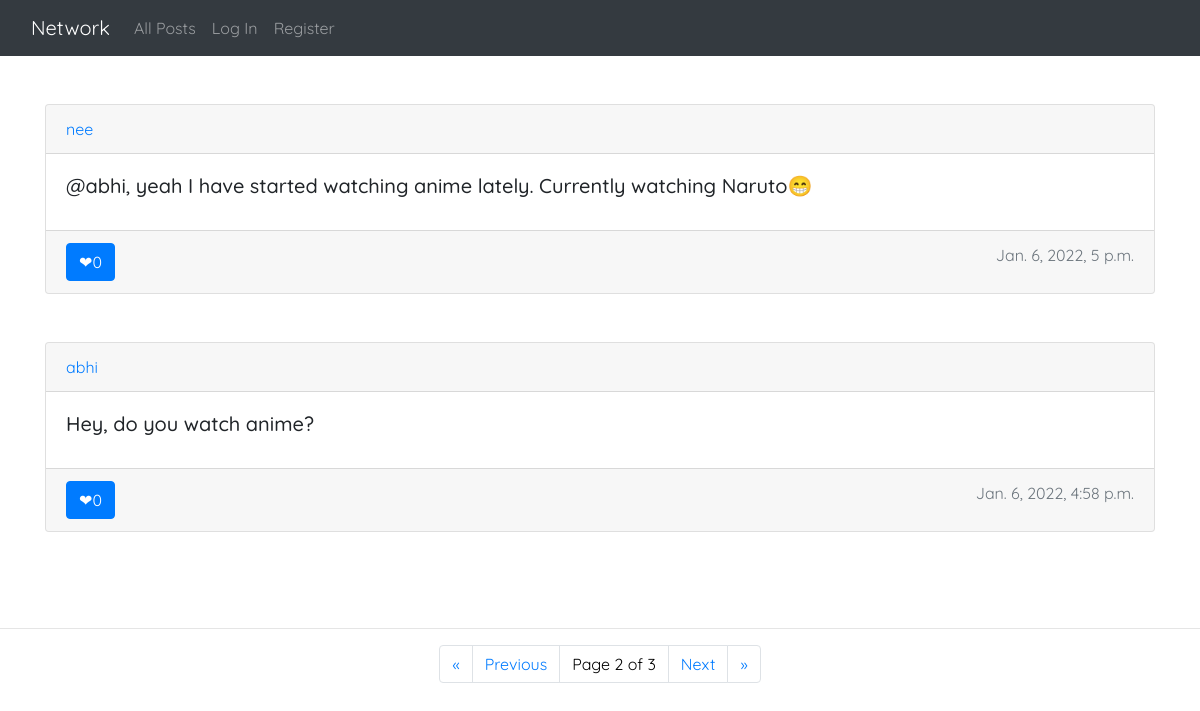
Screenshot of /?page=2 with the database file from the repository.
### network/models.py (models this page shows, shortened)
class Post(models.Model):
    user = models.ForeignKey('User', on_delete = models.CASCADE, related_name = "author")
    content = models.CharField(max_length = 255)
    date = models.DateTimeField(default = timezone.now)
    likes = models.IntegerField(default = 0)

class User(AbstractUser):
    pass

### network/views.py (the view, shortened to what this page needs)
# urls.py: path("", views.index, name="index"),
def index(request):
    if request.method == "GET":
        posts = Post.objects.all().order_by('-date')
        paginator = Paginator(posts, 2)
        page_number = request.GET.get('page')
        page_obj = paginator.get_page(page_number)
        print("\n\n", page_obj,"\n\n")
        return render(request, "network/index.html", {
            "posts":posts,
            'page_obj': page_obj
        })
    return render(request, "network/index.html")

### network/templates/network/index.html (shortened to what this page needs)
{% extends "network/layout.html" %}
{% block body %}
    <div class="container my-5">
        {% for post in page_obj %}
            <div class="card ">
                <div class="card-header">
                    <a href="{% url 'profile' post.user %}">{{post.user.username}}</a>
                </div>
                <div class="card-body">
                    <h5 class="card-title">{{ post.content }}</h5>
                </div>
                <div class="card-footer text-muted" >
                    <a href="#" class="btn btn-primary" style="float: left;"><span >&#x2764;</span>{{post.likes}}</a>
                    <span style="float: right;">{{ post.date }}</span>
                </div>
            </div>
            <br><br>
       {% endfor %}
    </div>
    <hr>
    <ul class="pagination justify-content-center">
        {% if page_obj.has_previous %}
        <li class="page-item ">
            <a class="page-link" href="?page=1">&laquo;</a>
        </li>
        <li class="page-item">
            <a class="page-link" href="?page={{ page_obj.previous_page_number }}">Previous</a>
        </li>
        {% endif %}
        <li class="current page-item">
            <span class="page-link" style="color: black;">Page {{ page_obj.number }} of {{ page_obj.paginator.num_pages }}</span>
        </li>
        {% if page_obj.has_next %}
            <li class="page-item">
                <a class="page-link" href="?page={{ page_obj.next_page_number }}">Next</a>
            </li>
            <li class="page-item">
                <a class="page-link" href="?page={{ page_obj.paginator.num_pages }}"> &raquo;</a>
            </li>
        {% endif %}
      </ul>
{% endblock %}

### network/static/network/styles.css (style rules this page uses)
* { font-family: 'Quicksand', sans-serif; }

### rows the page displays
Post: user.username "nee", content "@abhi, yeah I have started watching anime lately. Currently watching Naruto😁", likes "0", date "Jan. 6, 2022, 5 p.m."
Post: user.username "abhi", content "Hey, do you watch anime?", likes "0", date "Jan. 6, 2022, 4:58 p.m."

### other values shown
{{ page_obj.number }} "2"
{{ page_obj.paginator.num_pages }} "3"
